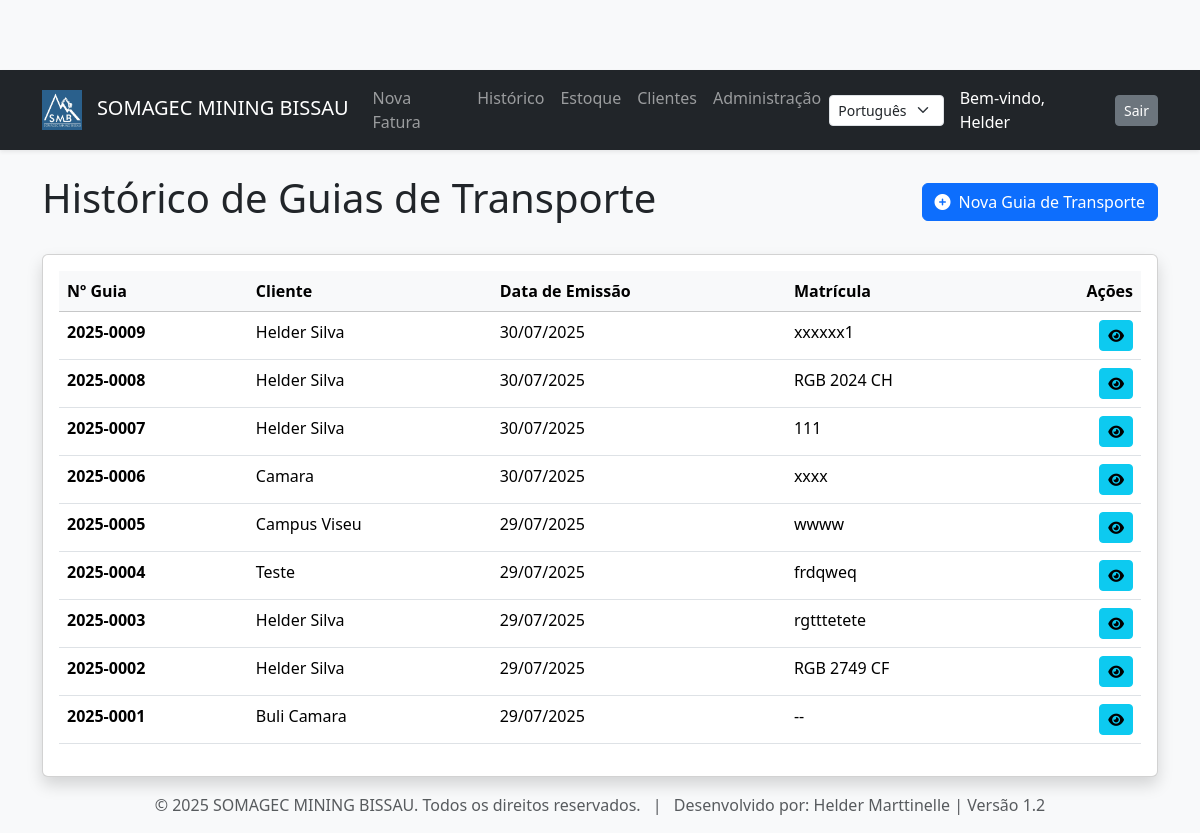
/guias/ (signed in), run on an earlier commit of the app's database.
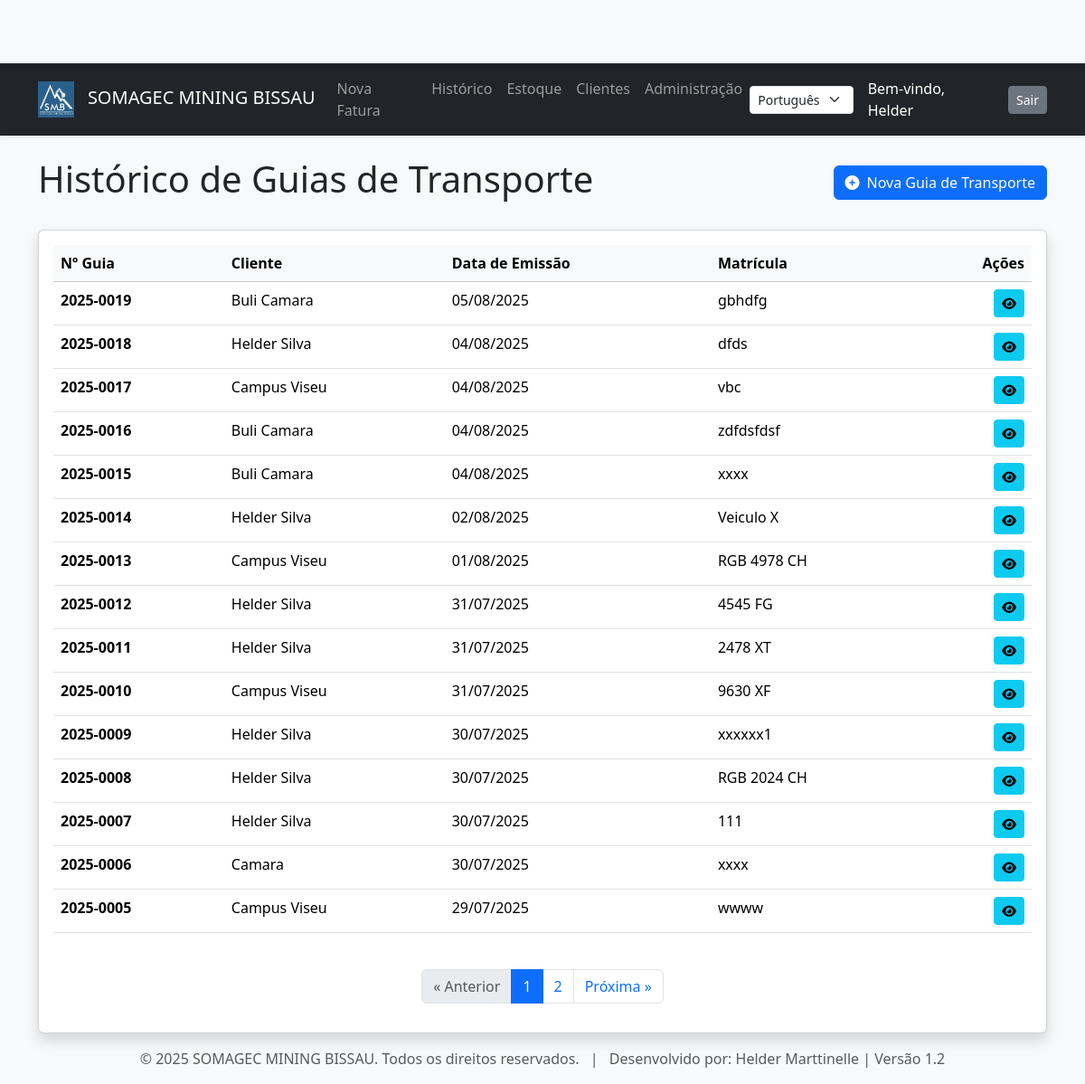
And on a later commit of the database.
### stock/models.py (models this page shows, shortened)
class GuiaTransporte(models.Model):
    fatura = models.OneToOneField(Fatura, verbose_name=_('fatura de origem'), on_delete=models.CASCADE, related_name='guia_transporte')
    utilizador = models.ForeignKey(User, verbose_name=_('Criado por'), on_delete=models.SET_NULL, null=True, blank=True)
    data_emissao = models.DateField(_('data de emissão'), default=timezone.now)
    numero_guia = models.CharField(_('número da guia'), max_length=50, unique=True, blank=True)
    morada_carga = models.CharField(_('morada de carga'), max_length=255, help_text=_("Local onde os bens são carregados."))
    morada_descarga = models.CharField(_('morada de descarga'), max_length=255, help_text=_("Local onde os bens são descarregados."))
    matricula_veiculo = models.CharField(_('matrícula do veículo'), max_length=50, blank=True)
    criado_em = models.DateTimeField(auto_now_add=True)
    atualizado_em = models.DateTimeField(auto_now=True)
    @property
    def cliente(self): return self.fatura.cliente
    class Meta:
        verbose_name = _("Guia de Transporte")
        verbose_name_plural = _("Guias de Transporte")
        ordering = ['-data_emissao', '-numero_guia']

class Fatura(models.Model):
    cliente = models.ForeignKey(Cliente, verbose_name=_('cliente'), on_delete=models.PROTECT)
    utilizador = models.ForeignKey(User, verbose_name=_('Criado por'), on_delete=models.SET_NULL, null=True, blank=True)
    data_emissao = models.DateField(_('data de emissão'), default=timezone.now)
    modificado_por = models.ForeignKey(User, related_name='faturas_modificadas', on_delete=models.SET_NULL, null=True, blank=True, verbose_name=_('Modificado por'))
    numero_fatura = models.CharField(_('número da fatura'), max_length=50, unique=True, blank=True)
    paga = models.BooleanField(_('paga'), default=False)
    taxa_igv = models.DecimalField(_('Taxa IGV (%)'), max_digits=5, decimal_places=2, default=17.00)
    desconto = models.DecimalField(_('desconto (%)'), max_digits=5, decimal_places=2, default=0.00, help_text=_("Percentagem de desconto (ex: 5 para 5%)"))
    adiantamento = models.DecimalField(_('adiantamento (€)'), max_digits=10, decimal_places=2, default=0.00, help_text=_("Valor do adiantamento em euros"))
    criado_em = models.DateTimeField(auto_now_add=True)
    atualizado_em = models.DateTimeField(auto_now=True)
    class Meta:
        verbose_name = _("Fatura")
        verbose_name_plural = _("Faturas")

class Cliente(models.Model):
    nome = models.CharField(_('nome'), max_length=200)
    nif = models.CharField(_('NIF/Contribuinte'), max_length=50, blank=True)
    endereco = models.CharField(_('endereço'), max_length=255, blank=True)
    telefone = models.CharField(_('telefone'), max_length=50, blank=True)
    email = models.EmailField(_('email'), blank=True)
    criado_em = models.DateTimeField(auto_now_add=True, null=True)
    atualizado_em = models.DateTimeField(auto_now=True, null=True)
    utilizador = models.ForeignKey(settings.AUTH_USER_MODEL, on_delete=models.SET_NULL, null=True, blank=True, related_name='clientes_criados')
    modificado_por = models.ForeignKey(settings.AUTH_USER_MODEL, on_delete=models.SET_NULL, null=True, blank=True, related_name='clientes_modificados')
    class Meta:
        verbose_name = _("Cliente")
        verbose_name_plural = _("Clientes")

### stock/views.py (the view)
# urls.py: path('guias/', views.lista_guias_view, name='lista_guias'),
@login_required
def lista_guias_view(request):
    todas_as_guias_list = GuiaTransporte.objects.all()
    paginator = Paginator(todas_as_guias_list, 15)
    page_obj = paginator.get_page(request.GET.get('page'))
    return render(request, 'stock/lista_guias.html', {'page_obj': page_obj})

### stock/context_processors.py (called while the page is built)
def dados_empresa_processor(request):
    dados = DadosEmpresa.objects.first()
    return {'dados_empresa': dados}

### stock/templatetags/stock_tags.py (called while the page is built)
@register.simple_tag
def url_params_minus_page(request_get):
    params = request_get.copy()
    params.pop('page', None)  # Remove a chave 'page' de forma segura
    return params.urlencode()

### stock/templates/stock/lista_guias.html (shortened to what this page needs)
{% extends "stock/base.html" %}
{% load i18n %}
{% load l10n %}
{% block content %}
    <div class="d-flex justify-content-between align-items-center mb-4">
        <h1>{% trans "Histórico de Guias de Transporte" %}</h1>
        <a href="{% url 'criar_guia' %}" class="btn btn-primary">
            <i class="fas fa-plus-circle me-2"></i>{% trans "Nova Guia de Transporte" %}
        </a>
    </div>
    <div class="card shadow">
        <div class="card-body">
            <div class="table-responsive">
                <table class="table table-hover">
                    <thead class="table-light">
                        <tr>
                            <th>{% trans "Nº Guia" %}</th>
                            <th>{% trans "Cliente" %}</th>
                            <th>{% trans "Data de Emissão" %}</th>
                            <th>{% trans "Matrícula" %}</th>
                            <th class="text-end">{% trans "Ações" %}</th>
                        </tr>
                    </thead>
                    <tbody>
                        {% for guia in page_obj %}
                        <tr>
                            <td><strong>{{ guia.numero_guia }}</strong></td>
                            <td>{{ guia.cliente.nome }}</td>
                            <td>{{ guia.data_emissao|date:"d/m/Y" }}</td>
                            <td>{{ guia.matricula_veiculo|default:"--" }}</td>
                            <td class="text-end">
                                <a href="{% url 'detalhe_guia' guia.id %}" class="btn btn-info btn-sm">
                                    <i class="fas fa-eye"></i>
                                </a>
                            </td>
                        </tr>
                        {% empty %}
                        <tr>
                            <td colspan="5" class="text-center text-muted">{% trans "Nenhuma guia de transporte encontrada." %}</td>
                        </tr>
                        {% endfor %}
                    </tbody>
                </table>
            </div>
            {% if page_obj.has_other_pages %}
                {% include 'stock/pagination.html' %}
            {% endif %}
        </div>
    </div>
{% endblock %}

What changed in the data, as far as the page shows it:
no longer on this page (row unchanged): GuiaTransporte: numero_guia "2025-0004", cliente.nome "Teste", data_emissao "29/07/2025", matricula_veiculo "frdqweq"
no longer on this page (row unchanged): GuiaTransporte: numero_guia "2025-0003", cliente.nome "Helder Silva", data_emissao "29/07/2025", matricula_veiculo "rgtttetete"
no longer on this page (row unchanged): GuiaTransporte: numero_guia "2025-0002", cliente.nome "Helder Silva", data_emissao "29/07/2025", matricula_veiculo "RGB 2749 CF"
no longer on this page (row unchanged): GuiaTransporte: numero_guia "2025-0001", cliente.nome "Buli Camara", data_emissao "29/07/2025", matricula_veiculo "--"
added GuiaTransporte: numero_guia "2025-0019", cliente.nome "Buli Camara", data_emissao "05/08/2025", matricula_veiculo "gbhdfg"
added GuiaTransporte: numero_guia "2025-0018", cliente.nome "Helder Silva", data_emissao "04/08/2025", matricula_veiculo "dfds"
added GuiaTransporte: numero_guia "2025-0017", cliente.nome "Campus Viseu", data_emissao "04/08/2025", matricula_veiculo "vbc"
added GuiaTransporte: numero_guia "2025-0016", cliente.nome "Buli Camara", data_emissao "04/08/2025", matricula_veiculo "zdfdsfdsf"
added GuiaTransporte: numero_guia "2025-0015", cliente.nome "Buli Camara", data_emissao "04/08/2025", matricula_veiculo "xxxx"
added GuiaTransporte: numero_guia "2025-0014", cliente.nome "Helder Silva", data_emissao "02/08/2025", matricula_veiculo "Veiculo X"
added GuiaTransporte: numero_guia "2025-0013", cliente.nome "Campus Viseu", data_emissao "01/08/2025", matricula_veiculo "RGB 4978 CH"
added GuiaTransporte: numero_guia "2025-0012", cliente.nome "Helder Silva", data_emissao "31/07/2025", matricula_veiculo "4545 FG"
added GuiaTransporte: numero_guia "2025-0011", cliente.nome "Helder Silva", data_emissao "31/07/2025", matricula_veiculo "2478 XT"
added GuiaTransporte: numero_guia "2025-0010", cliente.nome "Campus Viseu", data_emissao "31/07/2025", matricula_veiculo "9630 XF"
Also different on the page:
text now shown: "« Anterior Próxima »"
new list line: "1"
new list line: "2"
